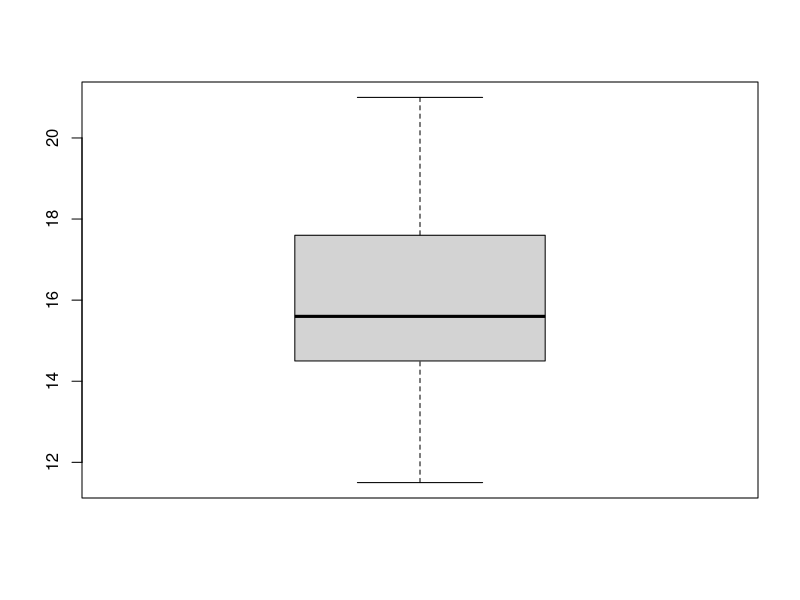

This figure's R source:
## ---- chunk 1
knitr::opts_chunk$set(
  collapse = TRUE,
  comment = "#>"
)
## ---- chunk 2
boxplot(c(11.5,	18.7,	15,
       17.6,	12.4,	21,
       14.4,	15.2,	16.9,	14.5,
       16.2,	14.1,	15.7,	16,
       15.7,	13.1,	15.2,	18,
       15.1,	19.6,
       18.1,	14.7,	16.4,	13.8,
       18.8,	15.5,	17.6,	16.8,
       15.2,	13.7))
